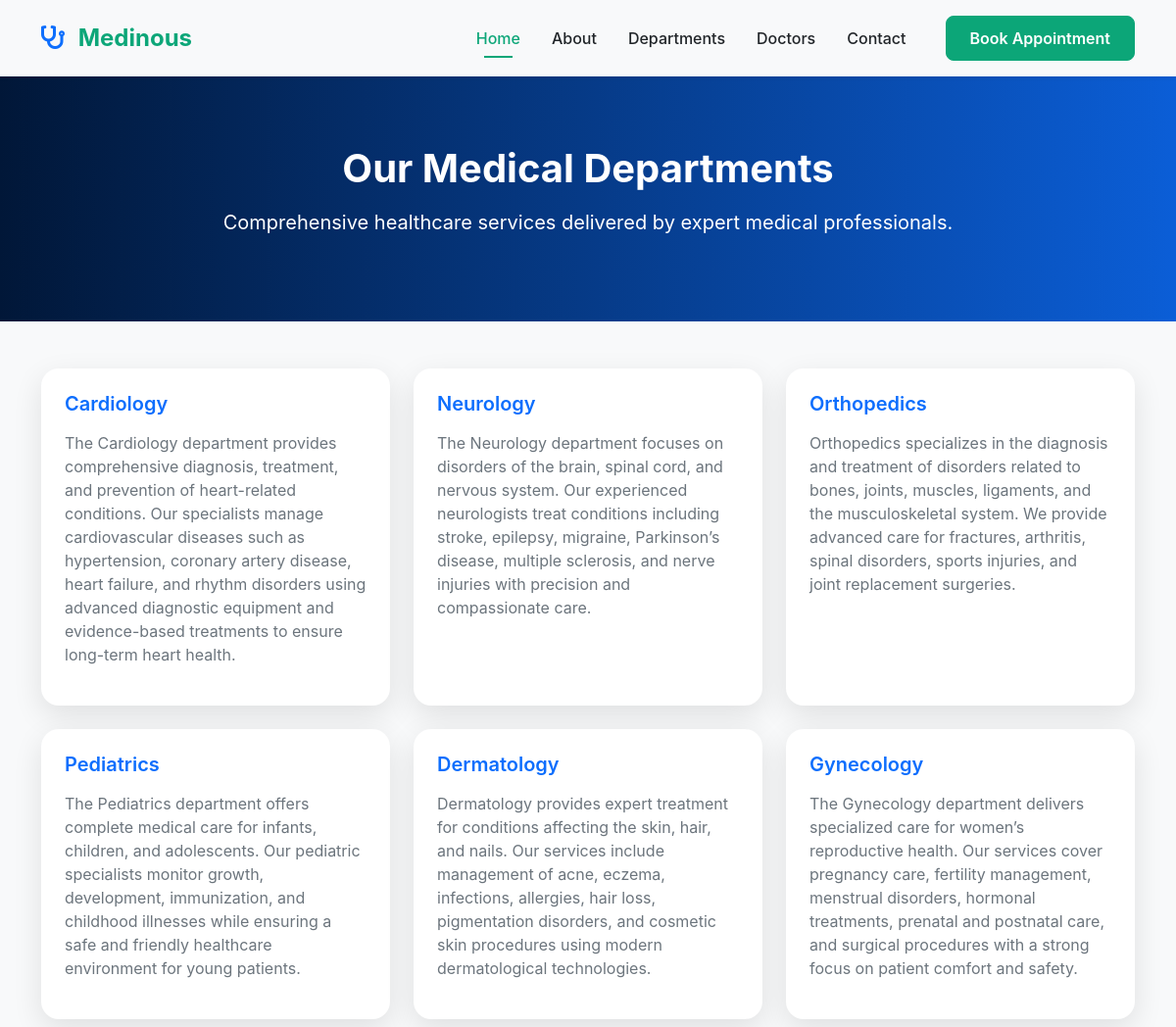
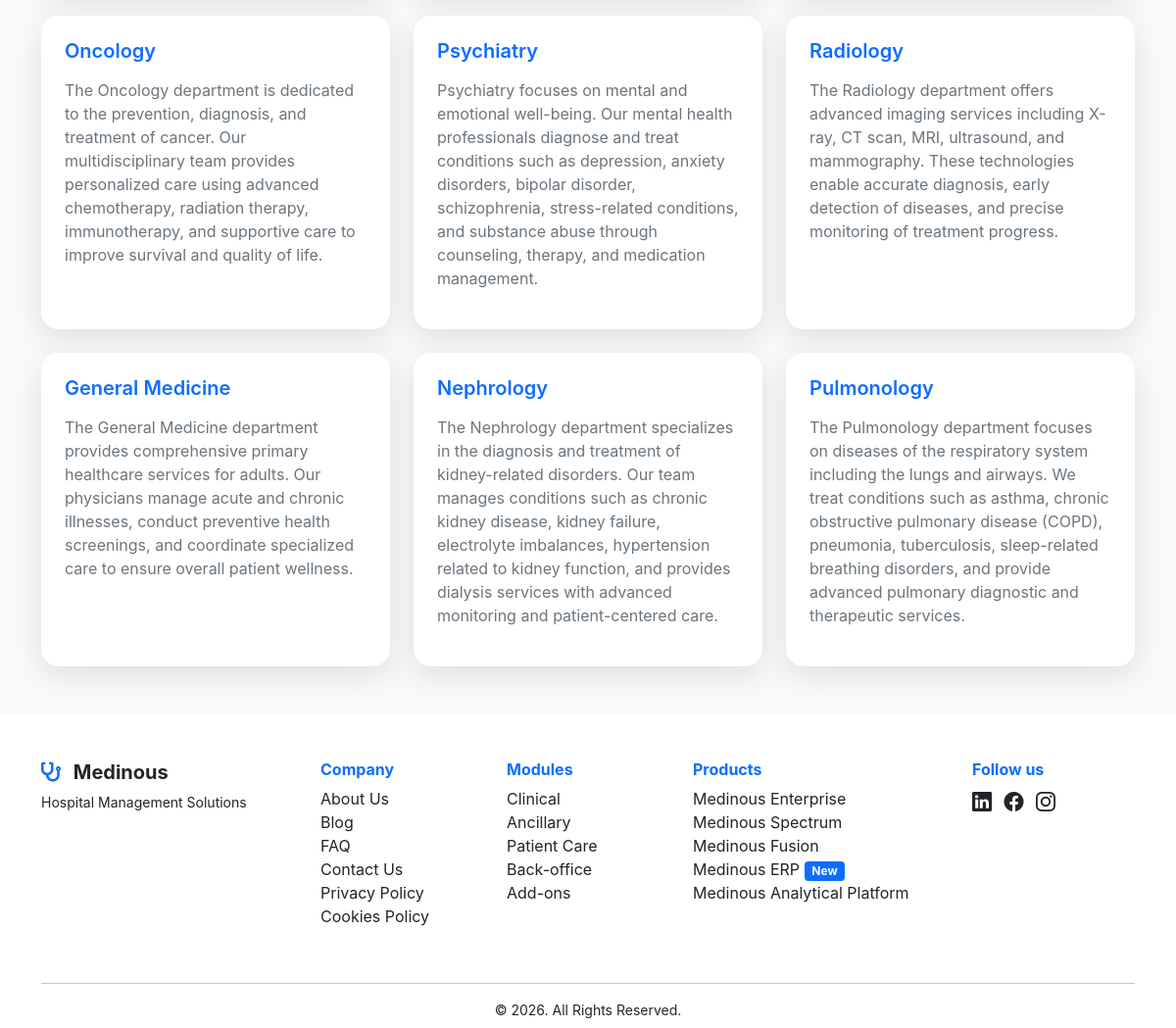
The page /department/ on the database as committed earlier (2 pictures, top to bottom).
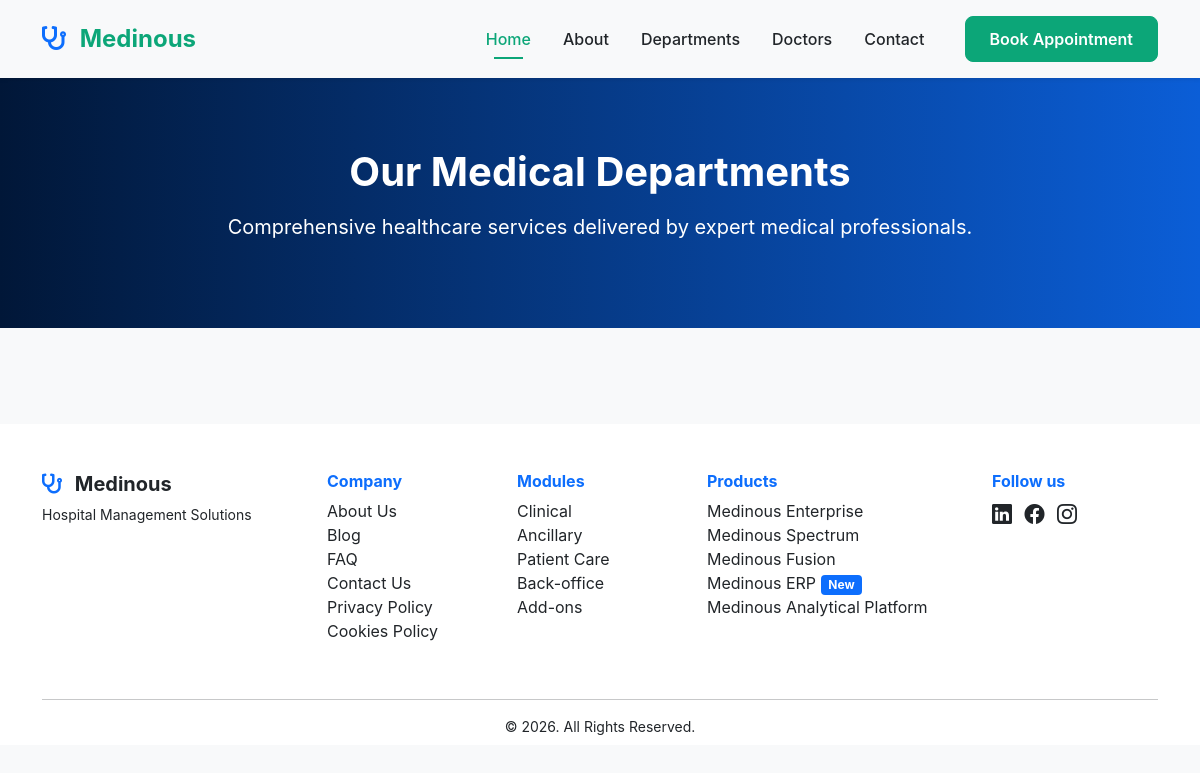
The same page on the database as committed later.
### home/models.py (models this page shows, shortened)
class Department(models.Model):
    dep_name = models.CharField(max_length=100)
    dep_description = models.TextField()

### home/views.py (the view)
# urls.py: path('department/',views.department, name='department'),
def department(request):
    return render(request, 'department.html', {
        'dept': Department.objects.all()
    })

### home/templates/department.html (shortened to what this page needs)
{% extends 'base.html' %}
{% block content %}
<section class="dept-hero text-center">
    <div class="container">
        <h1 class="fw-bold">Our Medical Departments</h1>
        <p class="mt-3 fs-5">
            Comprehensive healthcare services delivered by expert medical professionals.
        </p>
    </div>
</section>
<section class="py-5">
    <div class="container">
        <div class="row g-4">
            {% for d in dept %}
            <div class="col-lg-4 col-md-6">
                <div class="card dept-card p-4">
                    <h5 class="dept-title">{{ d.dep_name }}</h5>
                    <p class="text-muted mt-2">{{ d.dep_description }}</p>
                </div>
            </div>
            {% endfor %}
        </div>
    </div>
</section>
{% endblock %}

Rows that differ between the two databases and show on the page:
removed Department: dep_name "Cardiology", dep_description "The Cardiology department provides comprehensive diagnosis, treatment, and prevention of heart-related conditions. Our specialists manage cardiovascular diseases such as hypertension, coronary artery disease, heart failure, and rhythm disorders using advanced diagnostic equipment and evidence-based treatments to ensure long-term heart health."
removed Department: dep_name "Neurology", dep_description "The Neurology department focuses on disorders of the brain, spinal cord, and nervous system. Our experienced neurologists treat conditions including stroke, epilepsy, migraine, Parkinson’s disease, multiple sclerosis, and nerve injuries with precision and compassionate care."
removed Department: dep_name "Orthopedics", dep_description "Orthopedics specializes in the diagnosis and treatment of disorders related to bones, joints, muscles, ligaments, and the musculoskeletal system. We provide advanced care for fractures, arthritis, spinal disorders, sports injuries, and joint replacement surgeries."
removed Department: dep_name "Pediatrics", dep_description "The Pediatrics department offers complete medical care for infants, children, and adolescents. Our pediatric specialists monitor growth, development, immunization, and childhood illnesses while ensuring a safe and friendly healthcare environment for young patients."
removed Department: dep_name "Dermatology", dep_description "Dermatology provides expert treatment for conditions affecting the skin, hair, and nails. Our services include management of acne, eczema, infections, allergies, hair loss, pigmentation disorders, and cosmetic skin procedures using modern dermatological technologies."
removed Department: dep_name "Gynecology", dep_description "The Gynecology department delivers specialized care for women’s reproductive health. Our services cover pregnancy care, fertility management, menstrual disorders, hormonal treatments, prenatal and postnatal care, and surgical procedures with a strong focus on patient comfort and safety."
removed Department: dep_name "Oncology", dep_description "The Oncology department is dedicated to the prevention, diagnosis, and treatment of cancer. Our multidisciplinary team provides personalized care using advanced chemotherapy, radiation therapy, immunotherapy, and supportive care to improve survival and quality of life."
removed Department: dep_name "Psychiatry", dep_description "Psychiatry focuses on mental and emotional well-being. Our mental health professionals diagnose and treat conditions such as depression, anxiety disorders, bipolar disorder, schizophrenia, stress-related conditions, and substance abuse through counseling, therapy, and medication management."
removed Department: dep_name "Radiology", dep_description "The Radiology department offers advanced imaging services including X-ray, CT scan, MRI, ultrasound, and mammography. These technologies enable accurate diagnosis, early detection of diseases, and precise monitoring of treatment progress."
removed Department: dep_name "General Medicine", dep_description "The General Medicine department provides comprehensive primary healthcare services for adults. Our physicians manage acute and chronic illnesses, conduct preventive health screenings, and coordinate specialized care to ensure overall patient wellness."
removed Department: dep_name "Nephrology", dep_description "The Nephrology department specializes in the diagnosis and treatment of kidney-related disorders. Our team manages conditions such as chronic kidney disease, kidney failure, electrolyte imbalances, hypertension related to kidney function, and provides dialysis services with advanced monitoring and patient-centered care."
removed Department: dep_name "Pulmonology", dep_description "The Pulmonology department focuses on diseases of the respiratory system including the lungs and airways. We treat conditions such as asthma, chronic obstructive pulmonary disease (COPD), pneumonia, tuberculosis, sleep-related breathing disorders, and provide advanced pulmonary diagnostic and therapeutic services."
